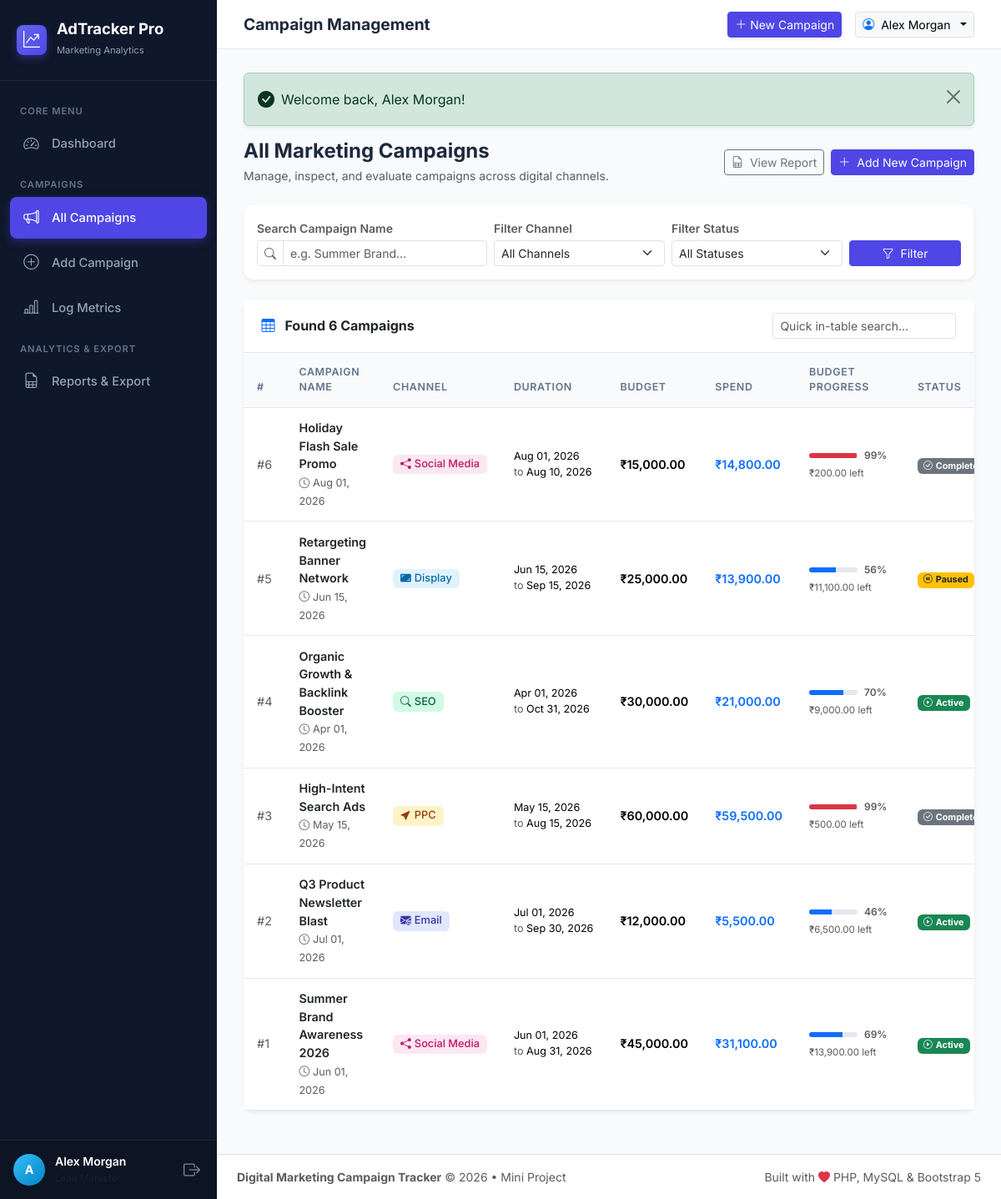
Screenshot of /campaigns.php (signed in) with the database file from the repository.
### tables this page shows
CREATE TABLE `campaigns` (
  `id` INT AUTO_INCREMENT PRIMARY KEY,
  `user_id` INT NOT NULL,
  `campaign_name` VARCHAR(200) NOT NULL,
  `channel` ENUM('Social Media', 'Email', 'PPC', 'SEO', 'Display') NOT NULL,
  `start_date` DATE NOT NULL,
  `end_date` DATE NOT NULL,
  `budget` DECIMAL(12, 2) NOT NULL DEFAULT 0.00,
  `status` ENUM('Active', 'Paused', 'Completed') NOT NULL DEFAULT 'Active',
  `created_at` TIMESTAMP DEFAULT CURRENT_TIMESTAMP,
  CONSTRAINT `fk_campaigns_user` 
    FOREIGN KEY (`user_id`) REFERENCES `users` (`id`) 
    ON DELETE CASCADE 
    ON UPDATE CASCADE
);

### campaigns.php (the view, shortened to what this page needs)
<?php
require_once __DIR__ . '/includes/header.php';
$search  = trim($_GET['search'] ?? '');
$sql = "
    SELECT
        c.*,
        COALESCE(SUM(m.amount_spent), 0) AS total_spent,
        COALESCE(SUM(m.conversions), 0)  AS total_conversions,
        COALESCE(SUM(m.clicks), 0)       AS total_clicks,
        COALESCE(SUM(m.impressions), 0)  AS total_impressions,
        COUNT(m.id)                      AS metric_records_count
    FROM campaigns c
    LEFT JOIN campaign_metrics m ON c.id = m.campaign_id
    WHERE 1=1
";
$params = [];
$sql .= " GROUP BY c.id ORDER BY c.id DESC";
try {
    $stmt = $pdo->prepare($sql);
    $stmt->execute($params);
    $campaigns = $stmt->fetchAll();
} catch (PDOException $e) {
    die("Error fetching campaigns: " . htmlspecialchars($e->getMessage()));
}
?>
<div class="d-flex flex-wrap justify-content-between align-items-center mb-4 gap-3">
    <div>
        <h4 class="fw-bold mb-1">All Marketing Campaigns</h4>
        <p class="text-muted small mb-0">Manage, inspect, and evaluate campaigns across digital channels.</p>
    </div>
    <div class="d-flex gap-2">
        <a href="reports.php" class="btn btn-outline-secondary btn-sm">
            <i class="bi bi-file-earmark-spreadsheet me-1"></i> View Report
        </a>
        <a href="add_campaign.php" class="btn btn-primary btn-sm">
            <i class="bi bi-plus-lg me-1"></i> Add New Campaign
        </a>
    </div>
</div>
<div class="card shadow-sm border-0 mb-4">
    <div class="card-body p-3">
        <form method="GET" action="campaigns.php" class="row g-2 align-items-end">
            <div class="col-md-4">
                <label for="search" class="form-label small fw-semibold text-muted mb-1">Search Campaign Name</label>
                <div class="input-group input-group-sm">
                    <span class="input-group-text bg-white"><i class="bi bi-search text-muted"></i></span>
                    <input type="text" class="form-control" id="search" name="search" value="<?= htmlspecialchars($search) ?>" placeholder="e.g. Summer Brand...">
                </div>
            </div>
            <div class="col-sm-6 col-md-3">
                <label for="channel" class="form-label small fw-semibold text-muted mb-1">Filter Channel</label>
                <select class="form-select form-select-sm" id="channel" name="channel">
                    <option value="">All Channels</option>
                </select>
            </div>
            <div class="col-sm-6 col-md-3">
                <label for="status" class="form-label small fw-semibold text-muted mb-1">Filter Status</label>
                <select class="form-select form-select-sm" id="status" name="status">
                    <option value="">All Statuses</option>
                </select>
            </div>
            <div class="col-md-2 d-flex gap-2">
                <button type="submit" class="btn btn-sm btn-primary w-100">
                    <i class="bi bi-funnel me-1"></i> Filter
                </button>
            </div>
        </form>
    </div>
</div>
<div class="card shadow-sm border-0">
    <div class="card-header bg-white d-flex justify-content-between align-items-center py-3">
        <span class="fw-bold text-dark">
            <i class="bi bi-table me-2 text-primary"></i>
            Found <?= count($campaigns) ?> Campaign<?= count($campaigns) !== 1 ? 's' : '' ?>
        </span>
        <div class="d-none d-md-block" style="width: 220px;">
            <input type="text" id="tableLiveSearch" class="form-control form-control-sm" placeholder="Quick in-table search...">
        </div>
    </div>
    <div class="card-body p-0">
        <div class="table-responsive">
            <table class="table table-hover align-middle mb-0" id="campaignsDataTable">
                <thead class="table-light">
                    <tr>
                        <th style="width: 50px;">#</th>
                        <th>Campaign Name</th>
                        <th>Channel</th>
                        <th>Duration</th>
                        <th>Budget</th>
                        <th>Spend</th>
                        <th style="min-width: 130px;">Budget Progress</th>
                        <th>Status</th>
                    </tr>
                </thead>
                <tbody>
                    <?php if (empty($campaigns)): ?>
                        <tr>
                            <td colspan="9" class="text-center py-5 text-muted">
                                <i class="bi bi-search fs-2 d-block mb-2"></i>
                                No campaigns match your current filters.
                                <div class="mt-2">
                                    <a href="campaigns.php" class="btn btn-sm btn-outline-secondary me-2">Clear Filters</a>
                                    <a href="add_campaign.php" class="btn btn-sm btn-primary">Create New Campaign</a>
                                </div>
                            </td>
                        </tr>
                    <?php else: ?>
                        <?php foreach ($campaigns as $c):
                            $budget = (float)$c['budget'];
                            $spent = (float)$c['total_spent'];
                            $remaining = $budget - $spent;
                            $pct = ($budget > 0) ? min(100, round(($spent / $budget) * 100)) : 0;
                            $barColor = $pct > 90 ? 'bg-danger' : ($pct > 75 ? 'bg-warning' : 'bg-primary');
                        ?>
                            <tr>
                                <td class="text-muted small">#<?= $c['id'] ?></td>
                                <td>
                                    <a href="campaign_detail.php?id=<?= $c['id'] ?>" class="fw-semibold text-dark text-decoration-none d-block">
                                        <?= htmlspecialchars($c['campaign_name']) ?>
                                    </a>
                                    <small class="text-muted">
                                        <i class="bi bi-clock me-1"></i><?= date('M d, Y', strtotime($c['created_at'])) ?>
                                    </small>
                                </td>
                                <td><?= render_channel_badge($c['channel']) ?></td>
                                <td>
                                    <div class="small text-nowrap">
                                        <?= date('M d, Y', strtotime($c['start_date'])) ?><br>
                                        <span class="text-muted">to</span> <?= date('M d, Y', strtotime($c['end_date'])) ?>
                                    </div>
                                </td>
                                <td class="fw-semibold"><?= format_currency($budget) ?></td>
                                <td class="text-primary fw-semibold"><?= format_currency($spent) ?></td>
                                <td>
                                    <div class="d-flex align-items-center gap-2">
                                        <div class="progress flex-grow-1" style="height: 6px;">
                                            <div class="progress-bar <?= $barColor ?>" role="progressbar" style="width: <?= $pct ?>%;" aria-valuenow="<?= $pct ?>" aria-valuemin="0" aria-valuemax="100"></div>
                                        </div>
                                        <small class="text-muted fw-semibold" style="font-size: 0.75rem; min-width: 32px;"><?= $pct ?>%</small>
                                    </div>
                                    <small class="text-muted" style="font-size: 0.72rem;">
                                        <?= format_currency(max(0, $remaining)) ?> left
                                    </small>
                                </td>
                                <td><?= render_status_badge($c['status']) ?></td>
                            </tr>
                        <?php endforeach; ?>
                    <?php endif; ?>
                </tbody>
            </table>
        </div>
    </div>
</div>
<?php require_once __DIR__ . '/includes/footer.php'; ?>

### includes/db_connect.php (shortened to what this page needs)
<?php
function format_currency($amount) {
    return '₹' . number_format((float)($amount ?? 0), 2);
}
function render_status_badge($status) {
    switch ($status) {
        case 'Active':
            return '<span class="badge bg-success"><i class="bi bi-play-circle me-1"></i>Active</span>';
        case 'Paused':
            return '<span class="badge bg-warning text-dark"><i class="bi bi-pause-circle me-1"></i>Paused</span>';
        case 'Completed':
            return '<span class="badge bg-secondary"><i class="bi bi-check-circle me-1"></i>Completed</span>';
    }
}
function render_channel_badge($channel) {
    $icon = 'bi-broadcast';
    $colorClass = 'badge-channel-general';
    switch ($channel) {
        case 'Social Media':
            $icon = 'bi-share-fill';
            $colorClass = 'badge-channel-social';
            break;
        case 'Email':
            $icon = 'bi-envelope-at-fill';
            $colorClass = 'badge-channel-email';
            break;
        case 'PPC':
            $icon = 'bi-cursor-fill';
            $colorClass = 'badge-channel-ppc';
            break;
        case 'SEO':
            $icon = 'bi-search';
            $colorClass = 'badge-channel-seo';
            break;
        case 'Display':
            $icon = 'bi-aspect-ratio-fill';
            $colorClass = 'badge-channel-display';
            break;
    }
    return '<span class="badge channel-badge ' . $colorClass . '"><i class="bi ' . $icon . ' me-1"></i>' . htmlspecialchars($channel) . '</span>';
}

### assets/css/custom.css (style rules this page uses)
:root { --primary-color: #4f46e5; --primary-hover: #4338ca; --primary-light: #eef2ff; --sidebar-bg: #0f172a; --sidebar-hover: #1e293b; --sidebar-active: #4f46e5; --sidebar-text: #94a3b8; --body-bg: #f8fafc; --card-bg: #ffffff; --border-color: #e2e8f0; --text-main: #1e293b; --text-muted: #64748b; }
body { background-color: var(--body-bg); color: var(--text-main); font-family: 'Inter', -apple-system, BlinkMacSystemFont, "Segoe UI", Roboto, Helvetica, Arial, sans-serif; min-height: 100vh; overflow-x: hidden; }
.card { background-color: var(--card-bg); border: 1px solid var(--border-color); border-radius: 12px; box-shadow: 0 1px 3px rgba(0, 0, 0, 0.04), 0 1px 2px rgba(0, 0, 0, 0.02); margin-bottom: 1.5rem; }
.card-header { background-color: transparent; border-bottom: 1px solid var(--border-color); padding: 1.15rem 1.35rem; font-weight: 600; color: var(--text-main); }
.channel-badge { padding: 0.4em 0.7em; font-size: 0.8rem; font-weight: 500; border-radius: 6px; }
.badge-channel-social { background-color: #fce7f3; color: #be185d; }
.badge-channel-email { background-color: #e0e7ff; color: #3730a3; }
.badge-channel-ppc { background-color: #fef3c7; color: #92400e; }
.badge-channel-seo { background-color: #d1fae5; color: #065f46; }
.badge-channel-display { background-color: #e0f2fe; color: #0369a1; }
.table { margin-bottom: 0; vertical-align: middle; }
.table th { font-size: 0.78rem; font-weight: 600; text-transform: uppercase; letter-spacing: 0.05em; color: var(--text-muted); background-color: #f8fafc; border-bottom: 1px solid var(--border-color); padding: 0.85rem 1rem; }
.table td { padding: 0.85rem 1rem; border-bottom: 1px solid var(--border-color); font-size: 0.9rem; }
.btn-primary { background-color: var(--primary-color); border-color: var(--primary-color); }
.progress { height: 8px; border-radius: 4px; background-color: #e2e8f0; }

### rows the page displays
campaigns: id "6", campaign_name "Holiday Flash Sale Promo", created_at "Aug 01, 2026", channel "Social Media", start_date "Aug 01, 2026", end_date "Aug 10, 2026", budget "₹15,000.00", spent "₹14,800.00", pct "99", remaining "₹200.00", status "Completed" (drawn)
campaigns: id "5", campaign_name "Retargeting Banner Network", created_at "Jun 15, 2026", channel "Display", start_date "Jun 15, 2026", end_date "Sep 15, 2026", budget "₹25,000.00", spent "₹13,900.00", pct "56", remaining "₹11,100.00", status "Paused" (drawn)
campaigns: id "4", campaign_name "Organic Growth & Backlink Booster", created_at "Apr 01, 2026", channel "SEO", start_date "Apr 01, 2026", end_date "Oct 31, 2026", budget "₹30,000.00", spent "₹21,000.00", pct "70", remaining "₹9,000.00", status "Active" (drawn)
campaigns: id "3", campaign_name "High-Intent Search Ads", created_at "May 15, 2026", channel "PPC", start_date "May 15, 2026", end_date "Aug 15, 2026", budget "₹60,000.00", spent "₹59,500.00", pct "99", remaining "₹500.00", status "Completed" (drawn)
campaigns: id "2", campaign_name "Q3 Product Newsletter Blast", created_at "Jul 01, 2026", channel "Email", start_date "Jul 01, 2026", end_date "Sep 30, 2026", budget "₹12,000.00", spent "₹5,500.00", pct "46", remaining "₹6,500.00", status "Active" (drawn)
campaigns: id "1", campaign_name "Summer Brand Awareness 2026", created_at "Jun 01, 2026", channel "Social Media", start_date "Jun 01, 2026", end_date "Aug 31, 2026", budget "₹45,000.00", spent "₹31,100.00", pct "69", remaining "₹13,900.00", status "Active" (drawn)

### other values shown
substr(current_user_name(), 0, 1) "A"
current_user_name() "Alex Morgan"
$header_title "Campaign Management"
$flash['text'] "Welcome back, Alex Morgan!"
count($campaigns) "6"
